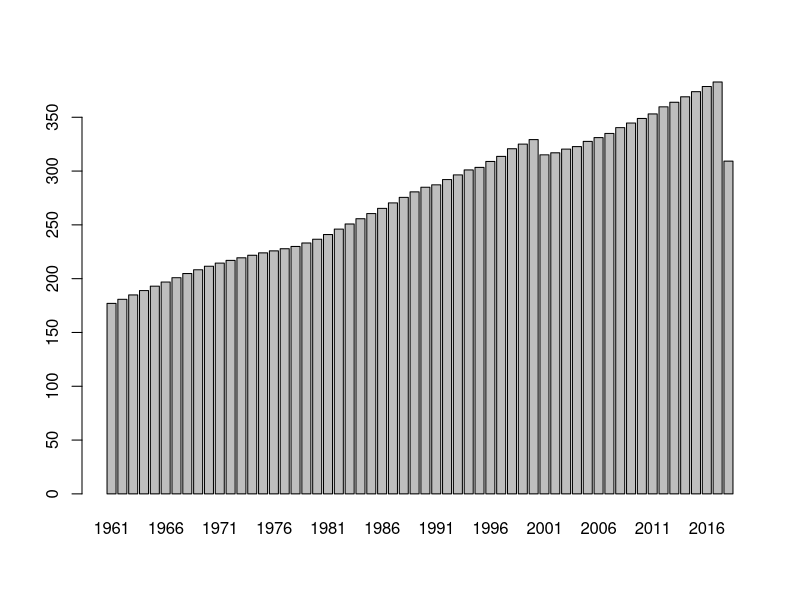
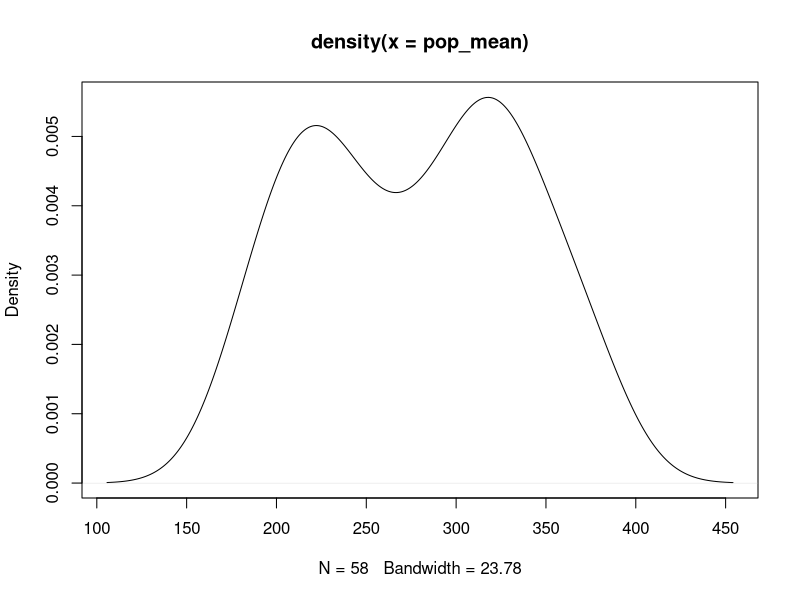
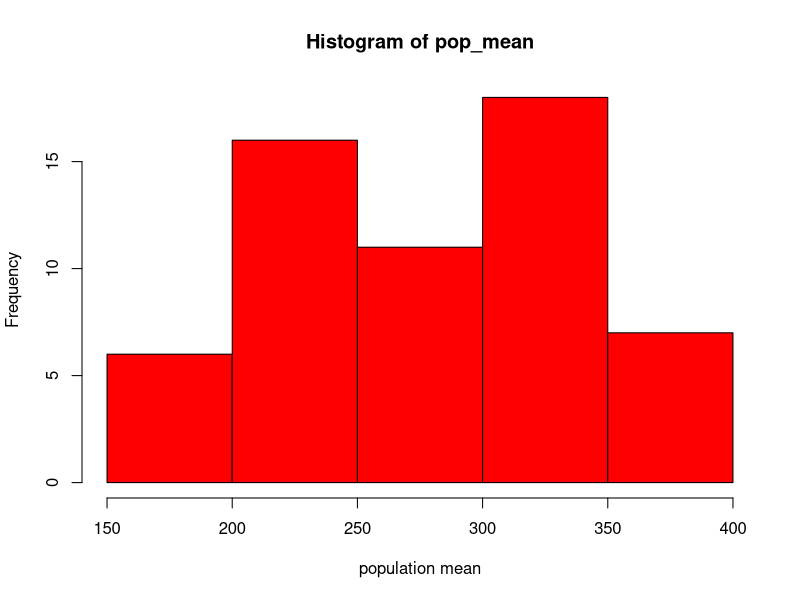
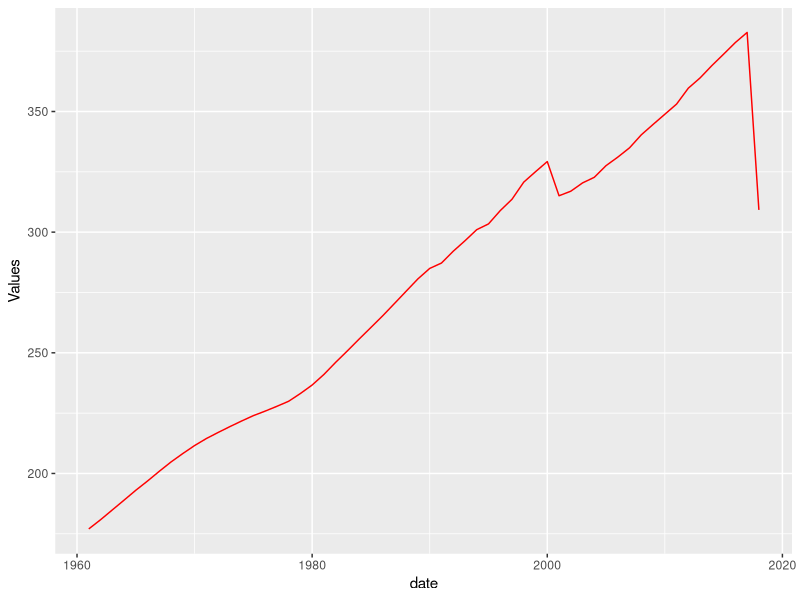
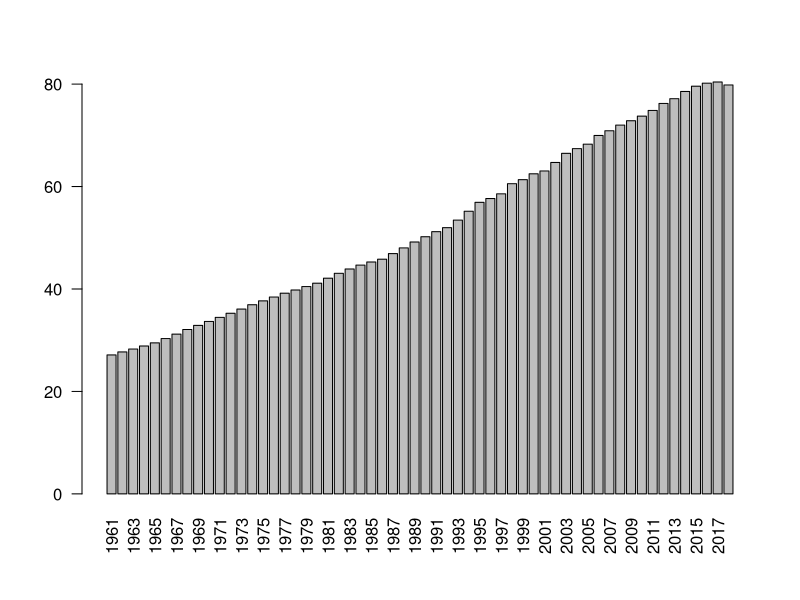
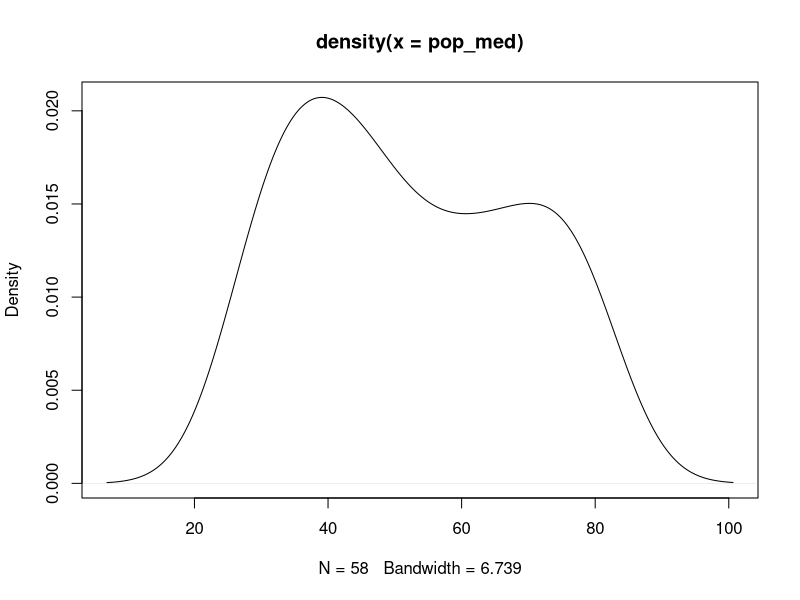
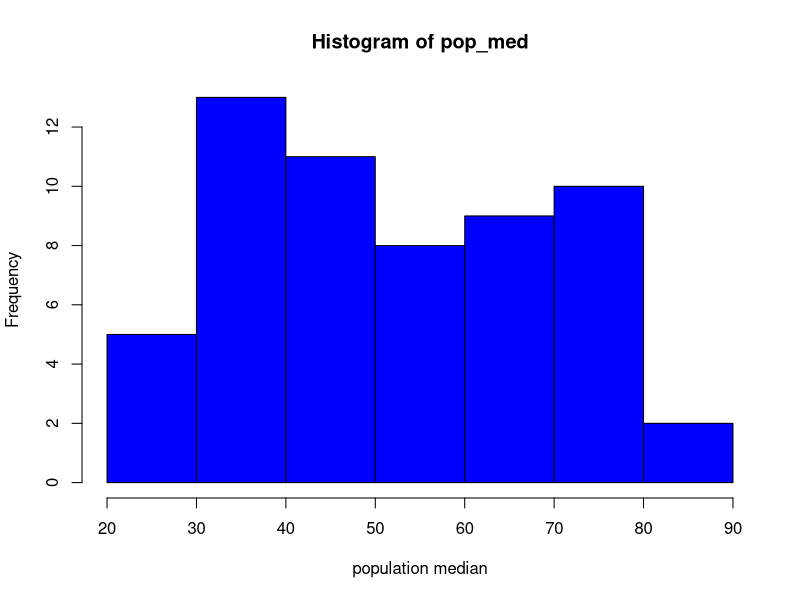
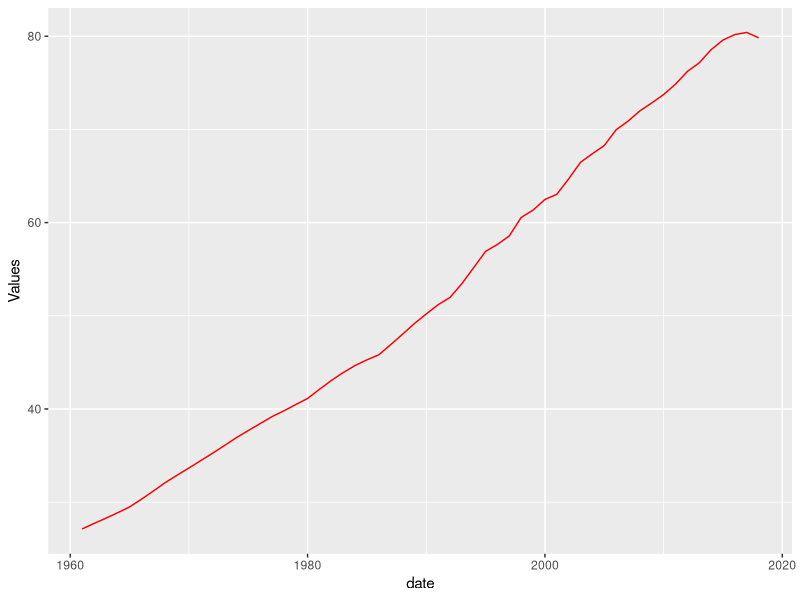

Generate these figures, in order, with R: (Note: this script raises an error after producing the figures.)
library(ggplot2)
library(gridExtra)
library(plyr)
library(grid)
library(readxl)
library(matrixStats)
library(tidyverse)

#reading the excel file 
pop_den = read_excel("population_density.xls")

#Since 1960 column doesn't contains any value we will drop this column. 
pop_den$'1960' <- NULL 


#Showing the head of the data
head(pop_den)

#Finding the mean of all the population and storing it 
pop_mean <- colMeans(pop_den[5:62], na.rm=TRUE)
pop_mean

#plotting the mean in barplot, density plot and histogram
barplot(pop_mean)
d1 <- density(pop_mean)
plot(d1)
hist(pop_mean, xlab = "population mean", col = "red")

#plotting a line curve using ggplot for mean to understand the curve 
date <- 1961:2018
ggplot() + geom_line(aes(x=date,y=pop_mean),color='red') + 
  ylab('Values')+xlab('date')

#Finding the median of all the population and storing it
pop_med <- colMedians( as.matrix(pop_den[5:62]), na.rm=TRUE)
pop_med

#plotting the median in barplot, density plot and histogram
barplot(pop_med, names = seq(1961, 2018, 1), las = 2)
d2 <- density(pop_med)
plot(d2)
hist(pop_med, xlab = "population median", col = " blue")

#plotting a line curve using ggplot for median to understand the curve 
date <- 1961:2018
ggplot() + geom_line(aes(x=date,y=pop_med),color='red') + 
  ylab('Values')+xlab('date')

#plotting population density of different countries using ggplot
x1 <- 1961:2018
y1 <- pop_den[39,5:62]
y2 <- pop_den[108,5:62]
y3 <- pop_den[250,5:62]
t <- data.frame(cbind(x1, t(y1),t(y2),t(y3)))
colnames(t) <- c("year", "China", "India", "US")
country <- melt(t, id= "year")
ggplot(data = country , aes(x = year, y = value, color = variable)) + geom_line()


#comparison of population density for two years(2018,2008) at a span of 10 years. 
x1 <- pop_den$`2008`
x2 <- pop_den$`2018`

y1 <- 1:264 #labelled the countries with numbers 
t <- data.frame(cbind(y1, x1, x2))
colnames(t) <- c("Country", "2008", "2018")
dat <- melt(t, id= "Country")
ggplot(data=dat, aes(x=Country,y=value,fill=variable)) +
  geom_bar(position=position_dodge(), stat= 'identity') 

par(mfrow=c(1,2))
hist(x1, main = "2008", xlab = "population density", col = 'red')
hist(x2, main = "2018", xlab = "population density", col = 'green')






